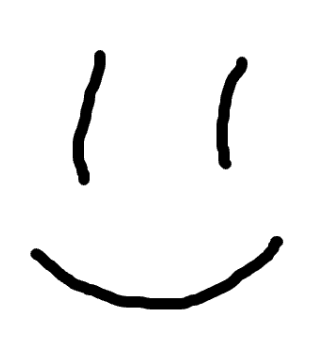
#> input picture images/test_img.png, 334 x 342 px
$ python ImageCalculations.py
#> lines starting #> are read from the running program, lines starting #| are printed output that depends on the picture; after the words box and inside, x2 and y2 are one past the last pixel; in counts of white or black regions, pixels touching at a corner belong together
from PIL import Image
import numpy as np
import cv2
from skimage.morphology import skeletonize

def load_image(path):
    try:
        img = Image.open(path)
    except FileNotFoundError:
        print(f"Error: The file at '{path}' does not exist.")
        return

    #convert to RGB if not already
    if img.mode != 'RGB':
        img = img.convert('RGB')

    img_arr = np.array(img)

    return img_arr

def find_scale_and_offsets(img_height, img_width, max_height, max_width):
    # Calculate the scaling factor to fit the image within the max dimensions
    scale = min(max_height / img_height, max_width / img_width)

    # Calculate the new dimensions
    new_height = int(img_height * scale)
    new_width = int(img_width * scale)

    #center img to canvas
    y_offset = (max_height - new_height) // 2
    x_offset = (max_width - new_width) // 2

    return scale, new_width, new_height, x_offset, y_offset

def resize_image(img_arr, new_width, new_height):
    img = Image.fromarray(img_arr)
    img_resized = img.resize((new_width, new_height), Image.LANCZOS)
    return np.array(img_resized)

def save_image(img_arr, path):
    if img_arr.dtype != np.uint8:
        img_arr = (np.clip(img_arr, 0, 1) * 255).astype(np.uint8)
    img = Image.fromarray(img_arr)
    img.save(path)

# [6 lines left out: function save_contours_as_image, not called in this run]

def convert_to_grayscale(img_arr):
    # convert to grayscale
    img_gray = img_arr.mean(axis=2).astype(np.float32) / 255.0
    return img_gray

def create_mask(img, threshold=0.5):
    mask = img < threshold #draw darker pixels
    return mask

def get_draw_points(img_path, canvas_width, canvas_height, threshold=0.5,step_count=5):
    img = load_image(img_path)
#> in load_image, img is the input picture: PIL image 334x342 RGBA; mean R, G, B, A 241.5, 241.5, 241.5, 255

    if img is None: return

    _, new_width, new_height, x_offset, y_offset = find_scale_and_offsets(img.shape[0], img.shape[1], canvas_height, canvas_width)
#> new_width = 585; new_height = 600; x_offset = 107; y_offset = 0
    img_resized = resize_image(img, new_width, new_height)

    gray_img = convert_to_grayscale(img_resized)
    save_image(gray_img, './gray.png')
    mask = create_mask(gray_img, threshold=threshold)
#> in create_mask, `mask = img < threshold`:
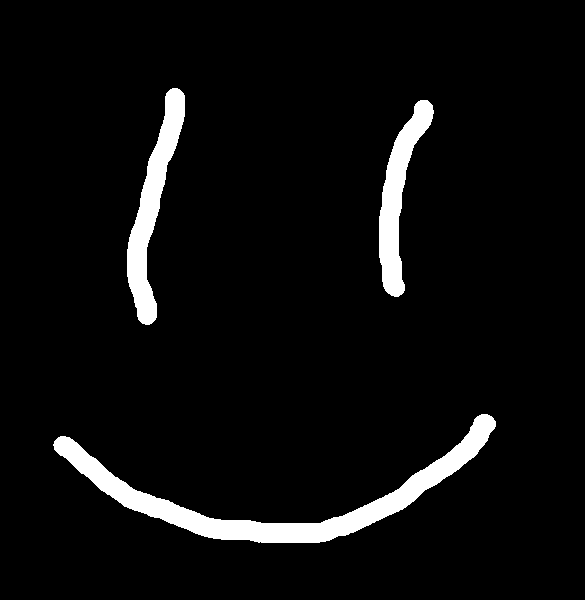
#> mask: shape (600, 585) bool; 5.3% white; 3 white regions, box (x1, y1, x2, y2) and area: (53, 414, 496, 543) 9898, (127, 88, 185, 325) 4752, (379, 100, 434, 297) 4011
    save_image(mask, './mask.png')

    points = []
    for y in range(0, new_height, step_count):
        for x in range(0, new_width, step_count):
            if mask[y, x]:
                r, g, b = img_resized[y, x]
                points.append((x + x_offset, y + y_offset, (int(r), int(g), int(b))))
#> after the loop, points = 131 items


    return points

# [76 lines left out: functions get_contours, simplify_contours, get_draw_strokes, not called in this run]
if __name__ == "__main__":
    # Example usage
    points = get_draw_points("./images/test_img.png", 800, 600, threshold=0.5, step_count=12)
#> points = 131 items

    print(f"Number of points to draw: {len(points)}")
#| Number of points to draw: 131
    print(points)
#> (printed output is left out)
